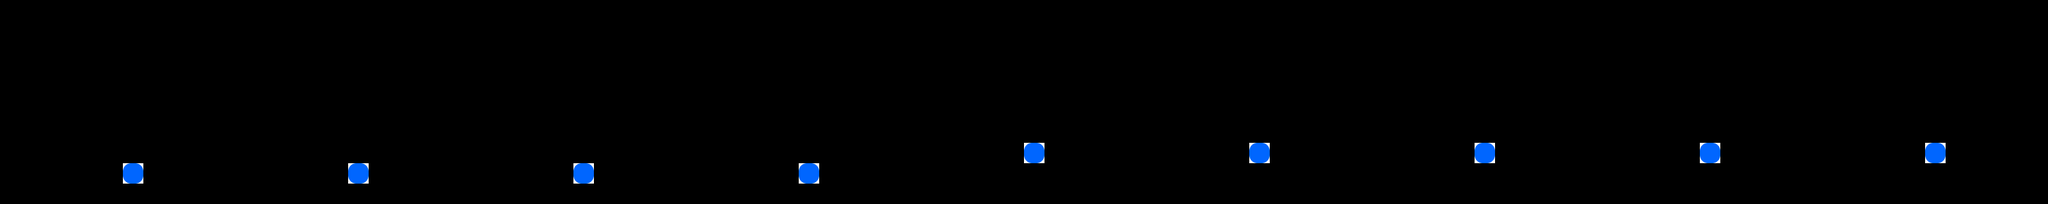

A 2D game scene composited from a Tiled map and its tileset images. What follows is a short description and the map's XML, with each tile layer's data collapsed to a summary:
An orthogonal 100x10 tile map with 32x32 px tiles, 1 tile layer (ThingLayer), 1 hidden layer not drawn.

<map version="1.0" orientation="orthogonal" width="100" height="10" tilewidth="32" tileheight="32">
 <tileset firstgid="1" name="bg_tmx" tilewidth="32" tileheight="32">
  <image source="bg_tmx.png" width="320" height="320" />
  <tile id="0">
   <properties>
    <property name="isFloor" value="1" />
   </properties>
  </tile>
  <tile id="3">
   <properties>
    <property name="colorType" value="red" />
    <property name="objType" value="life" />
   </properties>
  </tile>
  <tile id="4">
   <properties>
    <property name="colorType" value="blue" />
    <property name="objType" value="star" />
   </properties>
  </tile>
  <tile id="5">
   <properties>
    <property name="colorType" value="pink" />
    <property name="objType" value="star" />
   </properties>
  </tile>
  <tile id="6">
   <properties>
    <property name="colorType" value="blue" />
    <property name="objType" value="box" />
   </properties>
  </tile>
  <tile id="7">
   <properties>
    <property name="colorType" value="pink" />
    <property name="objType" value="box" />
   </properties>
  </tile>
  <tile id="10">
   <properties>
    <property name="isFloor" value="1" />
   </properties>
  </tile>
  <tile id="11">
   <properties>
    <property name="colorType" value="pink" />
    <property name="objType" value="line" />
   </properties>
  </tile>
  <tile id="12">
   <properties>
    <property name="colorType" value="blue" />
    <property name="objType" value="line" />
   </properties>
  </tile>
  <tile id="14">
   <properties>
    <property name="colorType" value="blue" />
    <property name="objType" value="line" />
   </properties>
  </tile>
  <tile id="15">
   <properties>
    <property name="colorType" value="pink" />
    <property name="objType" value="line" />
   </properties>
  </tile>
  <tile id="30">
   <properties>
    <property name="isFloor" value="1" />
   </properties>
  </tile>
  <tile id="31">
   <properties>
    <property name="isFloor" value="1" />
   </properties>
  </tile>
  <tile id="32">
   <properties>
    <property name="isFloor" value="1" />
   </properties>
  </tile>
  <tile id="64">
   <properties>
    <property name="isBaffle" value="1" />
   </properties>
  </tile>
  <tile id="81">
   <properties>
    <property name="ObjTypeId" value="2" />
   </properties>
  </tile>
 </tileset>
 <layer name="FloorLayer" width="100" height="10" visible="0">
  <data>[1000 cells, 0 non-empty, 0 distinct tile ids]</data>
 </layer>
 <layer name="ThingLayer" width="100" height="10">
  <data>[1000 cells, 9 non-empty, 1 distinct tile ids]</data>
 </layer>
</map>
